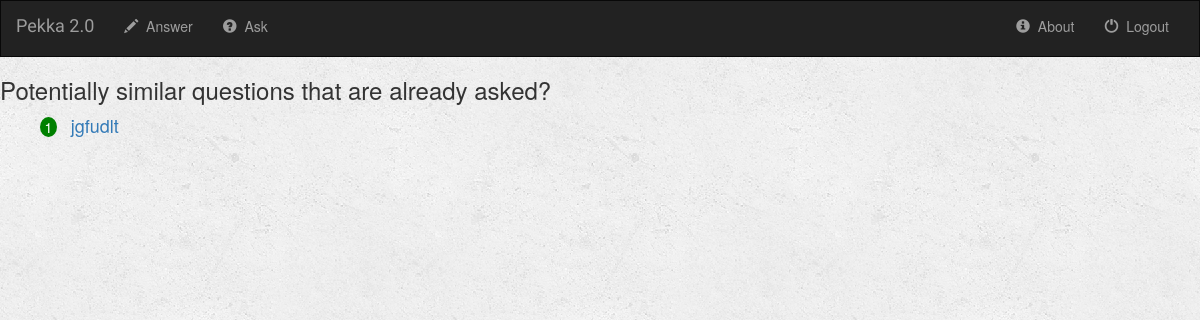
Before: /pekka/TTM4100_b/ with the older database file.
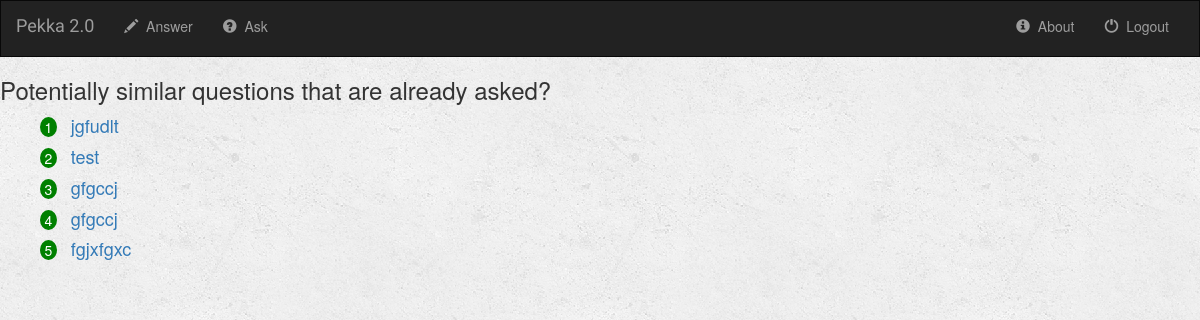
After: the same page with the newer database file.
### pekka/models.py (models this page shows, shortened)
class Question(models.Model):
    author = models.ForeignKey(User, default=1)
    question_title = models.CharField(max_length=100)
    question_content = models.CharField(max_length=2000)
    is_answered = models.BooleanField(default=False)
    sub_code = models.CharField(max_length=10)
    ask_time = models.DateTimeField(default='2017-4-17T09:21:31+0000')

### pekka/views.py (the view)
def TTM4100_b(request):
    sub_code = 'TTM4100'
    all_questions_with_sub_code = Question.objects.filter(sub_code=sub_code)
    similar_questions = []
    a = Question.objects.filter(sub_code=sub_code).latest('ask_time')
    a_content = a.question_content
    for questions in all_questions_with_sub_code:
        b = questions.question_content
        likhet = SequenceMatcher(None, a_content, b).ratio()
        if likhet >= 0.5:
            similar_questions.append(questions)
    context = {
        'similar_questions': similar_questions
    }
    return render(request, 'courses/TTM4100_b.html', context)

### pekka/templates/courses/TTM4100_b.html (shortened to what this page needs)
{% extends 'html_pages/base.html' %}
{% block body %}
    {% if similar_questions %}
        <h3>Potentially similar questions that are already asked?</h3>
        <ol>
            {% for question in similar_questions %}
                <li>
                    <a style="font-size: large;" href="{% url 'pekka:detail' question.id %}">{{question.question_title}}</a>
                </li>
            {% endfor %}
        </ol>
    {% else %}
        <h3>There are no questions asked on your specific topic in this subject yet.</h3>
        <a href="/{{sub_code}}_a" class="btn btn-default">See other questions in this subject</a>
    {% endif %}
{% endblock %}

Changed rows visible on the page:
added Question: question_title "test"
added Question: question_title "gfgccj"
added Question: question_title "gfgccj"
added Question: question_title "fgjxfgxc"
